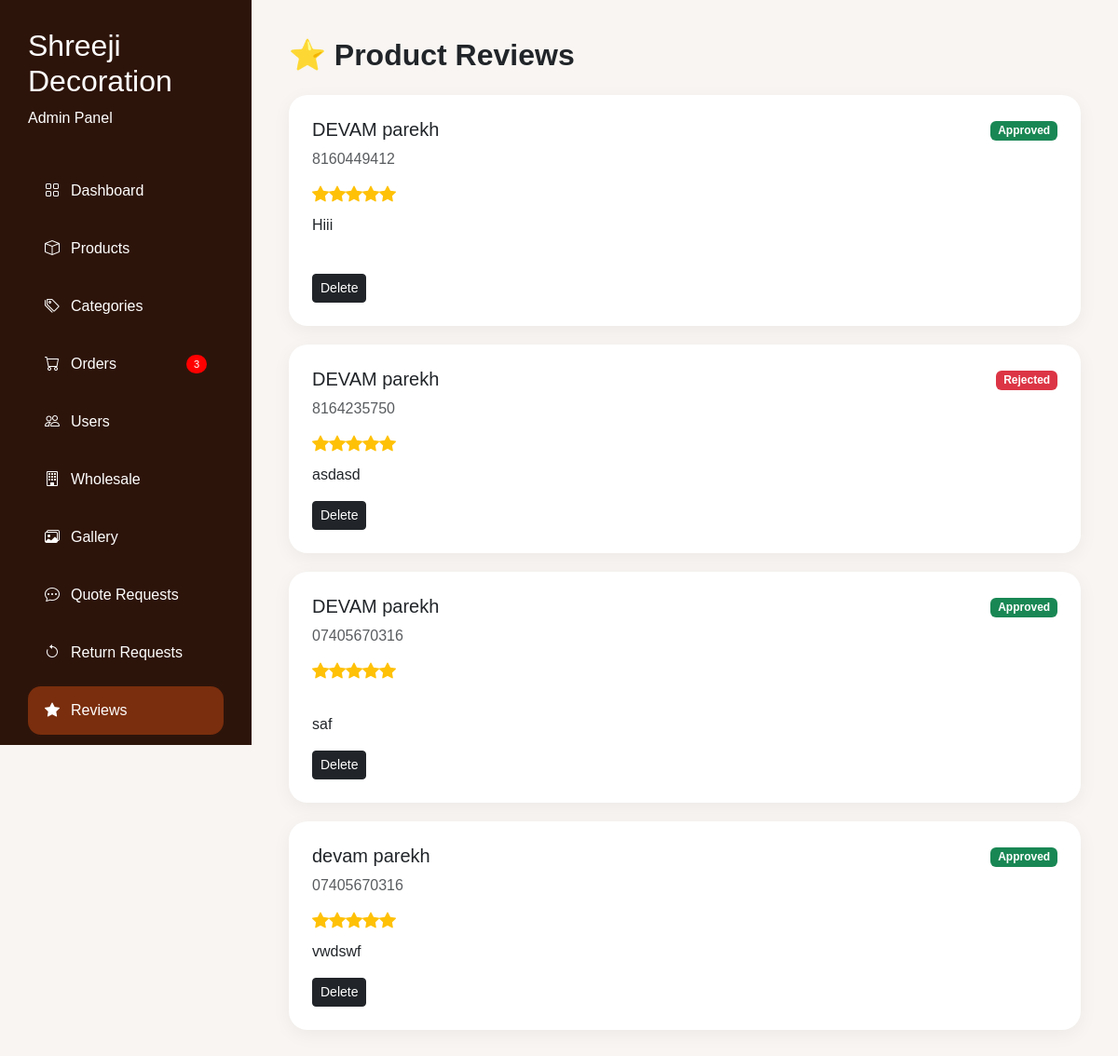
Page /admin/reviews.php (signed in) on the committed database.
### tables this page shows
CREATE TABLE `product_reviews` (
  `id` int(11) NOT NULL,
  `order_id` int(11) NOT NULL,
  `product_id` int(11) NOT NULL,
  `customer_name` varchar(255) DEFAULT NULL,
  `phone` varchar(20) DEFAULT NULL,
  `rating` int(11) NOT NULL,
  `review` text DEFAULT NULL,
  `created_at` timestamp NOT NULL DEFAULT current_timestamp(),
  `status` varchar(20) DEFAULT 'Pending',
  `admin_seen` tinyint(1) NOT NULL
);

### admin/reviews.php (the view, shortened to what this page needs)
<?php
require_once '../config/db.php';
mysqli_query(
    $conn,
    "UPDATE product_reviews
     SET admin_seen='1'
     WHERE admin_seen='0'"
);
$reviews =
    mysqli_query(
        $conn,
        "SELECT *
    FROM product_reviews
    ORDER BY id DESC"
    );
?>
<!DOCTYPE html>
<html>
<head>
    <link href="https://cdn.jsdelivr.net/npm/bootstrap@5.3.3/dist/css/bootstrap.min.css" rel="stylesheet">
    <link rel="stylesheet"
        href="https://cdn.jsdelivr.net/npm/bootstrap-icons@1.11.3/font/bootstrap-icons.min.css">
</head>
<body>
    <?php include 'includes/sidebar.php'; ?>
    <div class="main-content">
        <h2 class="fw-bold mb-4">
            ⭐ Product Reviews
        </h2>
        <?php while ($review = mysqli_fetch_assoc($reviews)) { ?>
            <div class="review-card">
                <div class="d-flex justify-content-between">
                    <div>
                        <h5>
                            <?php echo $review['customer_name']; ?>
                        </h5>
                        <p class="text-muted mb-1">
                            <?php echo $review['phone']; ?>
                        </p>
                    </div>
                    <div>
                        <?php
                        $statusColor = 'warning';
                        if ($review['status'] == 'Approved') {
                            $statusColor = 'success';
                        }
                        if ($review['status'] == 'Rejected') {
                            $statusColor = 'danger';
                        }
                        ?>
                        <span class="badge bg-<?php echo $statusColor; ?>">
                            <?php echo $review['status']; ?>
                        </span>
                    </div>
                </div>
                <div class="my-2">
                    <?php
                    for ($i = 1; $i <= $review['rating']; $i++) {
                        echo '<i class="bi bi-star-fill star"></i>';
                    }
                    ?>
                </div>
                <p>
                    <?php echo nl2br($review['review']); ?>
                </p>
                <div class="mt-3">
                    <a href="?delete=<?php echo $review['id']; ?>"
                        class="btn btn-dark btn-sm">
                        Delete
                    </a>
                </div>
            </div>
        <?php } ?>
    </div>
</body>
</html>

### admin/reviews.php (style rules this page uses)
body { background: #f8f5f2; font-family: Poppins, sans-serif; }
.main-content { margin-left: 270px; padding: 40px; }
.review-card { background: #fff; border-radius: 20px; padding: 25px; margin-bottom: 20px; box-shadow: 0 5px 20px rgba(0, 0, 0, .05); }
.star { color: #ffc107; font-size: 18px; }

### rows in the picture
product_reviews: customer_name "DEVAM parekh", phone "8160449412", status "Approved", rating 5 (drawn), review "Hiii"
product_reviews: customer_name "DEVAM parekh", phone "8164235750", status "Rejected", rating 5 (drawn), review "asdasd"
product_reviews: customer_name "DEVAM parekh", phone "07405670316", status "Approved", rating 5 (drawn), review "saf"
product_reviews: customer_name "devam parekh", phone "07405670316", status "Approved", rating 5 (drawn), review "vwdswf"

### other values in the picture
$newOrders "3"
